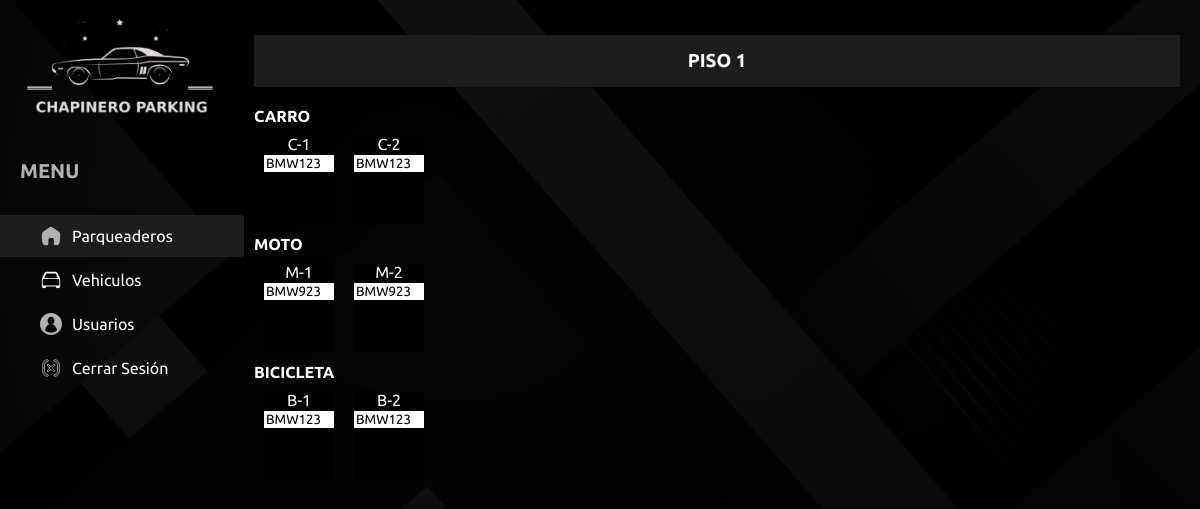
Page /info-parking.php?codigoParqueadero=220620DD (signed in) on the committed database.
### tables this page shows
CREATE TABLE `estacionamiento` (
  `codigo_estacionamiento` varchar(100) NOT NULL,
  `codigo_piso` varchar(100) DEFAULT NULL,
  `codigo_parqueadero` varchar(100) DEFAULT NULL,
  `numero_estacionamiento` varchar(100) DEFAULT NULL,
  `tipo_vehiculo` varchar(100) DEFAULT NULL,
  `estado` varchar(100) DEFAULT NULL,
  `costo_minuto` varchar(100) DEFAULT NULL,
  `costo_hora` varchar(100) DEFAULT NULL,
  `costo_dia` varchar(100) DEFAULT NULL,
  `costo_mes` varchar(100) DEFAULT NULL,
  `hora_inicio` varchar(100) DEFAULT NULL,
  `codigo_vehiculo` varchar(100) DEFAULT NULL
);

### info-parking.php (the view, shortened to what this page needs)
<?php
include 'views/header.php';
?>
<?php
include_once 'model/conexion.php';
$codigoParqueadero = $_GET['codigoParqueadero'];
$sentenciaParqueadero  = $bd->prepare("select * from parqueadero where codigo_parqueadero = ?;");
$sentenciaParqueadero->execute([$codigoParqueadero]);
$Parqueadero  = $sentenciaParqueadero->fetch(PDO::FETCH_OBJ);
?>
<div class="middle-cp">
    <div class="contenedor-estacionamiento">
    <?php
    for ($i = 1; $i <= $Parqueadero->pisos; $i++) {
    ?>
            <h3 class="numero-piso">PISO <?php echo $i; ?></h3>
            <div class="contenedor-piso">
                <h4>CARRO</h4>
                <div class="carro">
                    <?php
                    $sentenciaEstacionamiento  = $bd->prepare("select * from estacionamiento where codigo_parqueadero = ? AND tipo_vehiculo = ? AND codigo_piso = ?;");
                    $sentenciaEstacionamiento->execute([$codigoParqueadero, "carro", $codigoParqueadero . '-' . $i]);
                    $Estacionamiento  = $sentenciaEstacionamiento->fetchAll(PDO::FETCH_OBJ);
                    foreach ($Estacionamiento as $datoEstacionamiento) {
                    ?>
                        <div class="un-estacionamiento <?php echo $datoEstacionamiento->estado; ?>">
                            <form method="POST" action="controller/estacionamiento/editar.php?codigo-estacionamiento=<?php echo $datoEstacionamiento->codigo_estacionamiento ?>&codigo-park=<?php echo $datoEstacionamiento->codigo_parqueadero ?>">
                                <?php echo $datoEstacionamiento->numero_estacionamiento; ?></br>
                                <input type="text" placeholder="PLACA" name="txtCodigoVehiculo" required value="<?php echo $datoEstacionamiento->codigo_vehiculo; ?>">
                            </form>
                        </div>
                    <?php
                    }
                    ?>
                </div>
                <h4>MOTO</h4>
                <div class="moto">
                    <?php
                    $sentenciaEstacionamiento  = $bd->prepare("select * from estacionamiento where codigo_parqueadero = ? AND tipo_vehiculo = ? AND codigo_piso = ?;");
                    $sentenciaEstacionamiento->execute([$codigoParqueadero, "moto", $codigoParqueadero . '-' . $i]);
                    $Estacionamiento  = $sentenciaEstacionamiento->fetchAll(PDO::FETCH_OBJ);
                    foreach ($Estacionamiento as $datoEstacionamiento) {
                    ?>
                        <div class="un-estacionamiento <?php echo $datoEstacionamiento->estado; ?>">
                            <form method="POST" action="controller/estacionamiento/editar.php?codigo-estacionamiento=<?php echo $datoEstacionamiento->codigo_estacionamiento ?>&codigo-park=<?php echo $datoEstacionamiento->codigo_parqueadero ?>">
                                <?php echo $datoEstacionamiento->numero_estacionamiento; ?></br>
                                <input type="text" placeholder="PLACA" name="txtCodigoVehiculo" required value="<?php echo $datoEstacionamiento->codigo_vehiculo; ?>">
                            </form>
                        </div>
                    <?php
                    }
                    ?>
                </div>
                <h4>BICICLETA</h4>
                <div class="bicicleta">
                    <?php
                    $sentenciaEstacionamiento  = $bd->prepare("select * from estacionamiento where codigo_parqueadero = ? AND tipo_vehiculo = ? AND codigo_piso = ?;");
                    $sentenciaEstacionamiento->execute([$codigoParqueadero, "bicicleta", $codigoParqueadero . '-' . $i]);
                    $Estacionamiento  = $sentenciaEstacionamiento->fetchAll(PDO::FETCH_OBJ);
                    foreach ($Estacionamiento as $datoEstacionamiento) {
                    ?>
                        <div class="un-estacionamiento <?php echo $datoEstacionamiento->estado; ?>">
                            <form method="POST" action="controller/estacionamiento/editar.php?codigo-estacionamiento=<?php echo $datoEstacionamiento->codigo_estacionamiento ?>&codigo-park=<?php echo $datoEstacionamiento->codigo_parqueadero ?>">
                                <?php echo $datoEstacionamiento->numero_estacionamiento; ?></br>
                                <input type="text" placeholder="PLACA" name="txtCodigoVehiculo" required value="<?php echo $datoEstacionamiento->codigo_vehiculo; ?>">
                            </form>
                        </div>
                    <?php
                    }
                    ?>
                </div>
    </div>
    <?php
    }
    ?>
</div>
<?php include 'views/footer.php' ?>

### public/style/style.css (style rules this page uses)
* { margin: 0; font-family: 'Ubuntu', sans-serif; color: #fff; }
body { background: url("../img/fondo-login.jpg") no-repeat center/cover; min-height: 100vh; }
body:before { content: ""; width: 100%; height: 100%; min-height: 100vh; position: absolute; background-color: rgba(0, 0, 0, 0.9); z-index: -1; top: 0; left: 0; }
body.info-cp .contenedor-cp .middle-cp { width: calc(80% - 10px); }
body .contenedor-cp .middle-cp { width: calc(55% - 20px); }
h3.numero-piso { width: 100%; background: #1d1d1d; padding: 15px 0; margin: 20px 0; text-align: center; }
.contenedor-estacionamiento .contenedor-piso .carro, .contenedor-estacionamiento .contenedor-piso .moto, .contenedor-estacionamiento .contenedor-piso .bicicleta { display: -webkit-box; display: -ms-flexbox; display: flex; -ms-flex-wrap: wrap; flex-wrap: wrap; }
.contenedor-estacionamiento .contenedor-piso .carro .un-estacionamiento, .contenedor-estacionamiento .contenedor-piso .moto .un-estacionamiento, .contenedor-estacionamiento .contenedor-piso .bicicleta .un-estacionamiento { background-color: orange; margin: 10px; width: 70px; height: 90px; position: relative; text-align: center; }
.contenedor-estacionamiento .contenedor-piso .carro .un-estacionamiento input, .contenedor-estacionamiento .contenedor-piso .moto .un-estacionamiento input, .contenedor-estacionamiento .contenedor-piso .bicicleta .un-estacionamiento input { width: 100%; -webkit-box-sizing: border-box; box-sizing: border-box; margin-bottom: 10px; border: 0 transparent solid; color: #000; }
.contenedor-estacionamiento .contenedor-piso .carro .un-estacionamiento.libre, .contenedor-estacionamiento .contenedor-piso .moto .un-estacionamiento.libre, .contenedor-estacionamiento .contenedor-piso .bicicleta .un-estacionamiento.libre { background-color: black; }

### rows in the picture
estacionamiento: numero_estacionamiento "C-1", txtCodigoVehiculo "BMW123"
estacionamiento: numero_estacionamiento "C-2", txtCodigoVehiculo "BMW123"
estacionamiento: numero_estacionamiento "M-1", txtCodigoVehiculo "BMW923"
estacionamiento: numero_estacionamiento "M-2", txtCodigoVehiculo "BMW923"
estacionamiento: numero_estacionamiento "B-1", txtCodigoVehiculo "BMW123"
estacionamiento: numero_estacionamiento "B-2", txtCodigoVehiculo "BMW123"
